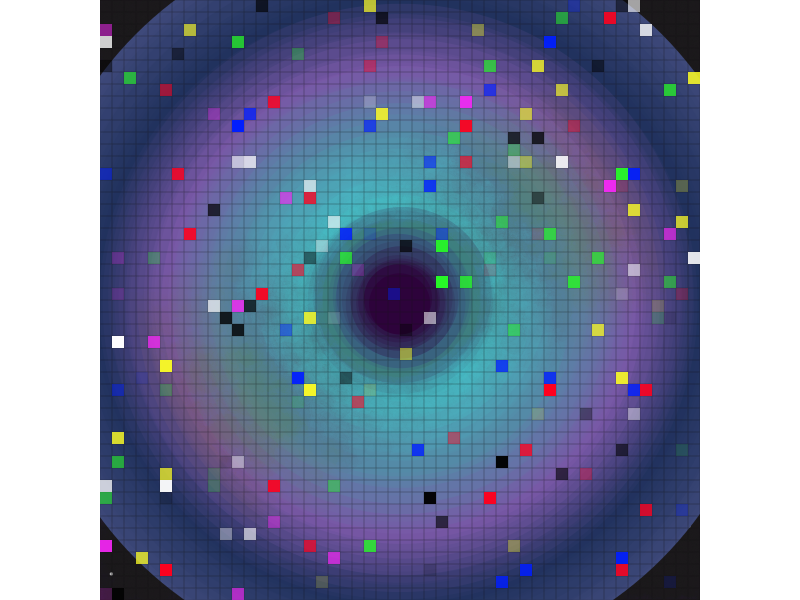

This chart was generated by the following R code:
#=============================================================================#
#Library Load-in---------------------------------------------------------------
#=============================================================================#

library(dplyr) #For data wrangling/Manipulation
library(purrr) #For list wrangling/manipulation/iterations
library(ggplot2) #For Plotting
library(RColorBrewer) #For picking out some brewer colors

#=============================================================================#
#Data Set-up-------------------------------------------------------------------
#=============================================================================#

#Making the grid#
square <- tibble(x = c(0,.1,.1,0,0),
                 y = c(0,0,.1,.1,0))

#Making a single row for the grid#
rowsq <- map_df(seq(0,5, by = .1), ~square |>
                  mutate(x = x + .x))

#Making the full grid#
full <- map_df(seq(0,5, by = .1), ~rowsq |>
                 mutate(y = y + .x))

#Manually calculated the groups for some reason?#
#I don't usually do this like this but I'm too lazy to change it now#
full$group <- rep(paste0("group_",1:2601), each = 5)

#Calculated/Setting some glitch colors
glitch_colors <- sample(c("#ff001e", "#f727f7", "#f7f727", "#27f727", "#001eff", "#000000", "#ffffff", rep(NA, 100)), 2601, replace = TRUE)

#Adding the glitch colors to the data set#
full$fill <- rep(glitch_colors, each = 5)

#Getting some gray colors for the clouds#
grays <- brewer.pal(3, "Greys")

#Setting the colors for the moon/planet/orb thing#
moon_colors <- colorRampPalette(c("#3E497A", "#21325E", "#7858A6", "#548CA8", "#46C2CB", "#2D033B"))(100)

#Setting the sizes for the moon/planet/orb object#
moon_sizes <- seq(250,20,length = 100)

#Making the moon/planet/org thing#
moon <- map2_df(moon_sizes, moon_colors, ~tibble(x = 2.5, y = 2.5) |> 
                  mutate(size = .x, fill = .y )
                )

#Making the clouds#
clouds <- full |> select(y) |> 
  filter(y > 1 & y < 4) |> 
  mutate(x = seq(0, 5, length = length(y)), 
         color = colorRampPalette(grays)(length(y)))|> 
  slice_sample(prop = .80)


#=============================================================================#
#Final Piece-------------------------------------------------------------------
#=============================================================================#

full |>
  ggplot()+
  theme_void()+
  theme(plot.background = element_rect(fill = "#3B185F"))+
  geom_point(data = full, aes(x,y), 
             color = "#1a1a1a", 
             alpha = .2, 
             size = sample(1:15, nrow(full), replace = TRUE), 
             position = position_jitter(width = .01, height = .08))+
  geom_point(data = full |> slice_sample(n = 100), aes(x,y), 
             alpha = sample(seq(.01,.5, length.out = 100)), 
             color = "#ffffff", 
             position = position_jitter(width = .01, height = .02), size = .5)+
  geom_point(data = moon, aes(x,y), 
             size = moon$size, 
             color = moon$fill, 
             position = position_jitter(width = .02, height = .04))+
  geom_point(data = clouds, aes(x,y), 
             color = clouds$color, 
             alpha = .004, 
             size = sample(1:15, nrow(clouds), replace = TRUE), 
             position = position_jitter(width = 1, height = .8))+
  geom_path(aes(x,y, group = group), 
            color = "#1a1a1a", 
            alpha = .1)+
  geom_polygon(aes(x,y, group = group), 
               fill = full$fill, 
               alpha = sample(seq(.1,1, length = 100), nrow(full), replace = TRUE))+
  coord_equal(xlim = c(0,5), 
              ylim = c(0,5), 
              expand = FALSE)

#To save the output:
# ggsave("images/03.png",
#        dpi = 300,
#        device = "png",
#        bg = "transparent",
#        height = 10,
#        width = 10)
